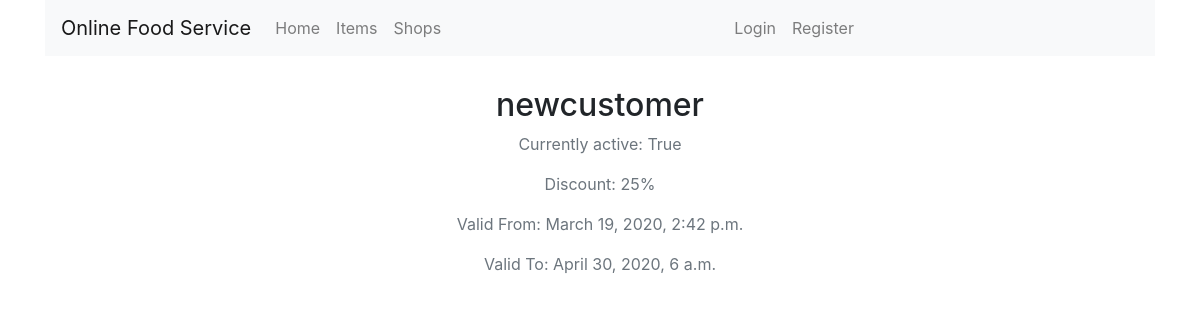
/promocodes/info/1/, run on an earlier commit of the app's database.
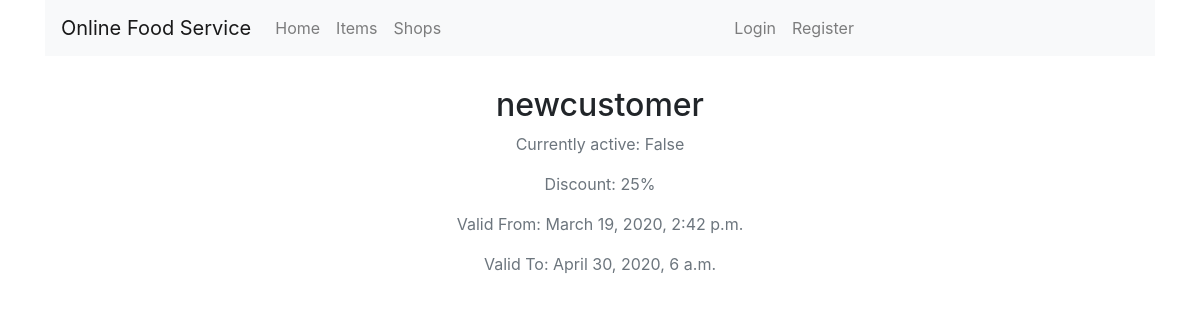
And on a later commit of the database.
### promocodes/models.py (models this page shows, shortened)
class PromoCode(models.Model):
    code = models.CharField(
        max_length=20,
        unique=True
    )
    valid_from = models.DateTimeField()
    valid_to = models.DateTimeField()
    discount = models.IntegerField(
        validators=[MinValueValidator(0), MaxValueValidator(100)]
    )
    is_active = models.BooleanField()
    class Meta:
        verbose_name = 'Промокод'
        verbose_name_plural = 'Промокоды'

### promocodes/views.py (the view)
# urls.py: path('info/<int:pk>/', PromoDetail.as_view(), name='promo_detail'),
class PromoDetail(DetailView):
    template_name = 'promocodes/promocode_detail.html'
    model = PromoCode
    context_object_name = 'promocode'

### cart/context_processors.py (called while the page is built)
def cart(request):
    return {'cart': Cart(request)}

### promocodes/templates/promocodes/promocode_detail.html (shortened to what this page needs)
{% extends 'shop/base.html' %}
{% load static %}
{% block body %}
    <div class="col-lg-6 offset-3" style="text-align: center; padding-top: 30px">
        <div class="content-section">
            <h2 class="account-heading">{{ promocode.code }}</h2>
            <p class="text-secondary">Currently active: {{ promocode.is_active }}</p>
            <p class="text-secondary">Discount: {{ promocode.discount }}%</p>
            <p class="text-secondary">Valid From: {{ promocode.valid_from }}</p>
            <p class="text-secondary">Valid To: {{ promocode.valid_to }}</p>
        </div>
    </div>
{% endblock %}

What changed in the data, as far as the page shows it:
changed PromoCode "newcustomer": is_active "True" → "False"
